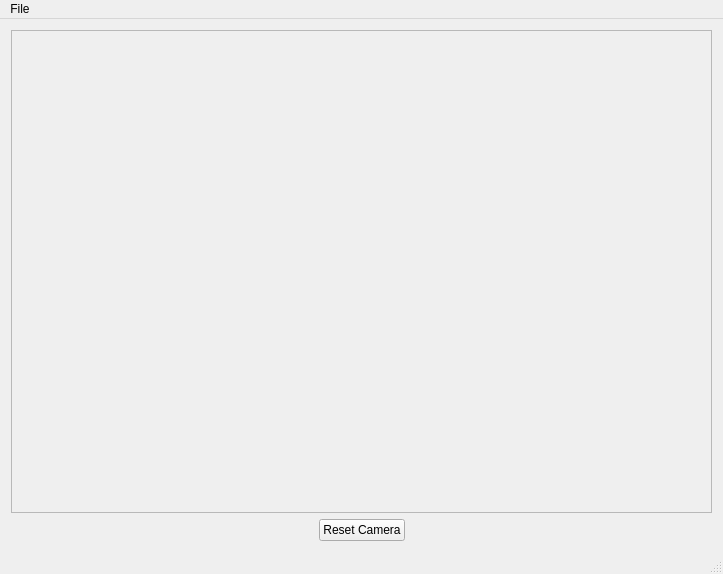
<?xml version="1.0" encoding="UTF-8"?>
<ui version="4.0">
 <class>MainWindow</class>
 <widget class="QMainWindow" name="MainWindow">
  <property name="geometry">
   <rect>
    <x>0</x>
    <y>0</y>
    <width>723</width>
    <height>574</height>
   </rect>
  </property>
  <property name="windowTitle">
   <string>MainWindow</string>
  </property>
  <widget class="QWidget" name="centralWidget">
   <layout class="QVBoxLayout" name="verticalLayout">
    <item>
     <widget class="QScrollArea" name="glScrollArea">
      <property name="widgetResizable">
       <bool>true</bool>
      </property>
      <widget class="QWidget" name="scrollAreaWidgetContents">
       <property name="geometry">
        <rect>
         <x>0</x>
         <y>0</y>
         <width>703</width>
         <height>482</height>
        </rect>
       </property>
      </widget>
     </widget>
    </item>
    <item>
     <layout class="QHBoxLayout" name="horizontalLayout">
      <item>
       <spacer name="horizontalSpacer">
        <property name="orientation">
         <enum>Qt::Horizontal</enum>
        </property>
        <property name="sizeHint" stdset="0">
         <size>
          <width>40</width>
          <height>20</height>
         </size>
        </property>
       </spacer>
      </item>
      <item>
       <widget class="QPushButton" name="resetButton">
        <property name="text">
         <string>Reset Camera</string>
        </property>
       </widget>
      </item>
      <item>
       <spacer name="horizontalSpacer_2">
        <property name="orientation">
         <enum>Qt::Horizontal</enum>
        </property>
        <property name="sizeHint" stdset="0">
         <size>
          <width>40</width>
          <height>20</height>
         </size>
        </property>
       </spacer>
      </item>
     </layout>
    </item>
   </layout>
  </widget>
  <widget class="QMenuBar" name="menuBar">
   <property name="geometry">
    <rect>
     <x>0</x>
     <y>0</y>
     <width>723</width>
     <height>21</height>
    </rect>
   </property>
   <widget class="QMenu" name="menuFile">
    <property name="title">
     <string>File</string>
    </property>
    <addaction name="separator"/>
    <addaction name="actionQuit"/>
   </widget>
   <addaction name="menuFile"/>
  </widget>
  <widget class="QStatusBar" name="statusBar"/>
  <action name="actionQuit">
   <property name="text">
    <string>Quit</string>
   </property>
  </action>
 </widget>
 <layoutdefault spacing="6" margin="11"/>
 <resources/>
 <connections/>
</ui>
